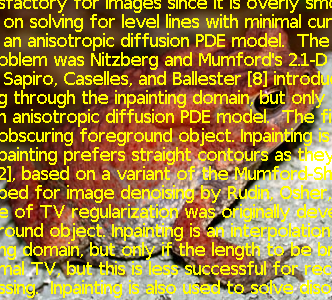
%> input picture TP7/grenouille.png, 332 x 300 px
$ octave exercice_2_bis.m   (GNU Octave 9; MATLAB toolbox functions it lacks are replaced by stand-ins)
%> lines starting %> are read from the running program, lines starting %| are printed output that depends on the picture
%--------------------------------------------------------------------------
% ENSEEIHT - 2IMA - Traitement des donnees Audio-Visuelles
% TP7 - Restauration d'images
% exercice_2_bis.m : Inpainting par segmentation
%--------------------------------------------------------------------------

clear
close all
clc

% Mise en place de la figure pour affichage :
taille_ecran = get(0,'ScreenSize');
L = taille_ecran(3);
H = taille_ecran(4);
figure('Name','Debruitage avec le modele de Tikhonov','Position',[0.06*L,0.1*H,0.9*L,0.7*H])

% Lecture de l'image :
u0 = double(imread('grenouille.png'));
[nb_lignes,nb_colonnes,nb_canaux] = size(u0);
%> nb_lignes = 300; nb_colonnes = 332; nb_canaux = 3
u_max = max(u0(:));
%> u_max = 255

nb_pixels = nb_lignes*nb_colonnes;
%> nb_pixels = 99600


%% Construction du masque
u_mask = double(zeros(size(u0)));
for i=1:nb_lignes
    for j=1:nb_colonnes
        if (u0(i,j,1) > 200 && u0(i,j,2) > 200 && u0(i,j,3) < 20)
            u_mask(i,j) = 255;
        end
    end
end
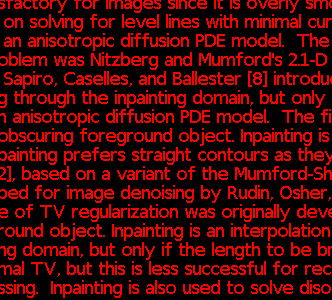
%> u_mask: size 300x332x3 double; mean R, G, B 64.9, 0, 0
W_moins_D = ones(size(u_mask)) - u_mask./255;
W_moins_D = spdiags(W_moins_D(:), 0, nb_pixels, nb_pixels);
%%

% Ajout d'un bruit gaussien :
sigma_bruit = 0.05;
u0 = u0 + sigma_bruit*u_max*randn(nb_lignes,nb_colonnes);
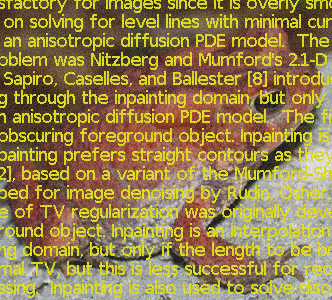
%> u0: size 300x332x3 double; mean R, G, B 159, 131, 54.7; drawn with min black and max white

% Affichage de l'image bruitee :
subplot(1,2,1)
	imagesc(max(0,min(1,u0/u_max)),[0 1])
	colormap gray
	axis image off
	title('Image bruitee','FontSize',20)

% Operateur gradient :
e = ones(nb_pixels,1);
Dx = spdiags([-e e],[0 nb_lignes],nb_pixels,nb_pixels);
Dx(nb_pixels-nb_lignes+1:nb_pixels,:) = 0;
Dy = spdiags([-e e],[0 1],nb_pixels,nb_pixels);
Dy(nb_lignes:nb_lignes:nb_pixels,:) = 0;

% Second membre b du systeme :
b_R = u0(:,:,1);
b_R = W_moins_D*b_R(:);
b_V = u0(:,:,2);
b_V = W_moins_D*b_V(:);
b_B = u0(:,:,3);
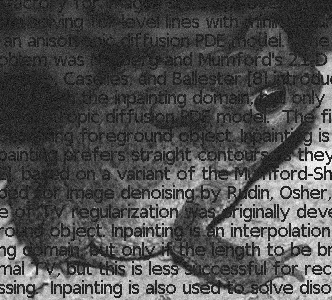
%> b_B: size 300x332 double; min -49.89, max 281.5, mean 54.7; drawn with min black and max white
b_B = W_moins_D*b_B(:);

lambda = 15; % Poids de la regularisation
eps = 0.01;

Lap = -Dx'*Dx - Dy'*Dy;
A = speye(nb_pixels) - lambda*Lap;
R = ichol(A,struct('droptol',1e-3));

u = u0;
norme_x = 1;
diff_norme = 1;
k = 0;

% Resolution itérative du systeme A*x = b (gradient conjugue preconditionne) :
while diff_norme > norme_x/1000
    u_R = u(:,:,1);
    u_V = u(:,:,2);
    u_B = u(:,:,3);
    gradients_x_R = Dx*u_R(:);
    gradients_y_R = Dy*u_R(:);
    gradients_x_V = Dx*u_V(:);
    gradients_y_V = Dy*u_V(:);
    gradients_x_B = Dx*u_B(:);
    gradients_y_B = Dy*u_B(:);

    % Canal rouge
    W_R = 1./sqrt(gradients_x_R.^2 + gradients_y_R.^2 + eps);
    W_R = spdiags(W_R, 0, nb_pixels, nb_pixels);
    A_R = W_moins_D - lambda * ( (-Dx'*W_R*Dx - Dy'*W_R*Dy) );
    u_prec_R = u_R;
    [x_R,flag] = pcg(A_R,b_R,1e-5,50,R',R,u_R(:));
    u_R = reshape(x_R,nb_lignes,nb_colonnes);
    diff_norme = norm(u_prec_R(:)-u_R(:));
    norme_x = norm(u_prec_R(:));

    % Canal vert
    W_V = 1./sqrt(gradients_x_V.^2 + gradients_y_V.^2 + eps);
    W_V = spdiags(W_V, 0, nb_pixels, nb_pixels);
    A_V = W_moins_D - lambda * ( (-Dx'*W_V*Dx - Dy'*W_V*Dy) );
    u_prec_V = u_V;
    [x_V,flag] = pcg(A_V,b_V,1e-5,50,R',R,u_V(:));
    u_V = reshape(x_V,nb_lignes,nb_colonnes);

    % Canal bleu
    W_B = 1./sqrt(gradients_x_B.^2 + gradients_y_B.^2 + eps);
    W_B = spdiags(W_B, 0, nb_pixels, nb_pixels);
    A_B = W_moins_D - lambda * ( (-Dx'*W_B*Dx - Dy'*W_B*Dy) );
    u_prec_B = u_B;
    [x_B,flag] = pcg(A_B,b_B,1e-5,50,R',R,u_B(:));
    u_B = reshape(x_B,nb_lignes,nb_colonnes);

    k = k+1;
    u(:,:,1) = u_R;
    u(:,:,2) = u_V;
    u(:,:,3) = u_B;
    drawnow nocallbacks
    subplot(1,2,2)
	imagesc(max(0,min(1,u/u_max)),[0 1])
	colormap gray
	axis image off
	title('Image restauree','FontSize',20)
end
%> this loop made 9 passes
%> (diff_norme, norme_x) on passes 1 to 9: (21789, 55308), (1632.8, 43132), (484.2, 42937.5), (243.8, 42889.6), (147.1, 42871.5), (98.99, 42863.6), (71.65, 42859.5), (54.48, 42857.3), (42.85, 42855.9)
%> pass 1, `u_R = reshape(x_R,nb_lignes,nb_colonnes);`:
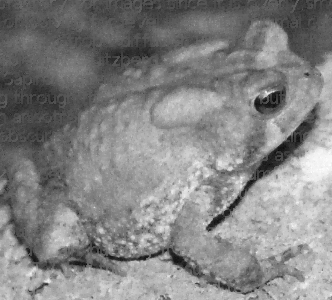
%> u_R: size 300x332 double; min -24.55, max 267.6, mean 126.7; drawn with min black and max white
%> pass 1, `u_V = reshape(x_V,nb_lignes,nb_colonnes);`:
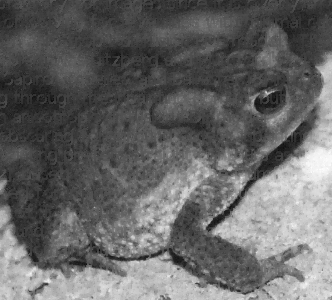
%> u_V: size 300x332 double; min -30.02, max 267.5, mean 89; drawn with min black and max white
%> pass 1, `title('Image restauree','FontSize',20)`:
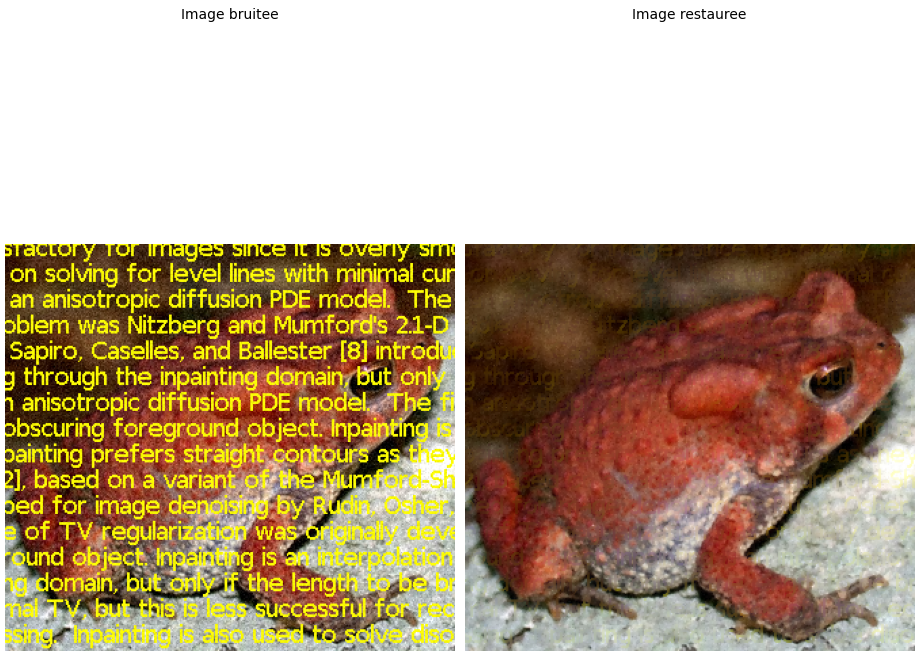
%> figure redrawn from the program's plot data, 2 panels
%> after the loop:
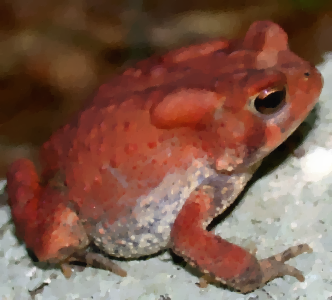
%> u: size 300x332x3 double; mean R, G, B 125.9, 88.2, 72.8; drawn with min black and max white
%> after the loop, k = 9


% Affichage de l'image restauree :
subplot(1,2,2)
	imagesc(max(0,min(1,u/u_max)),[0 1])
	colormap gray
	axis image off
	title('Image restauree','FontSize',20)
